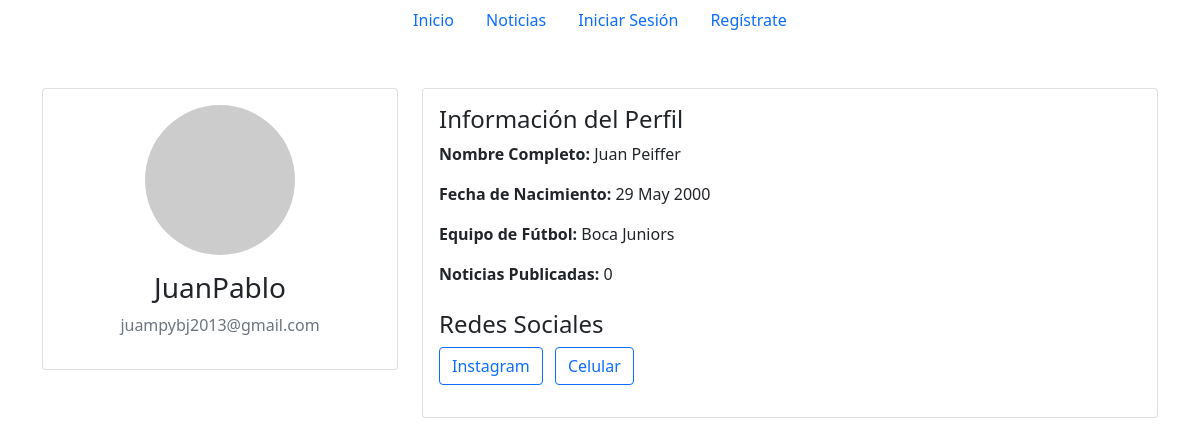
/usuario/3/, run on an earlier commit of the app's database.
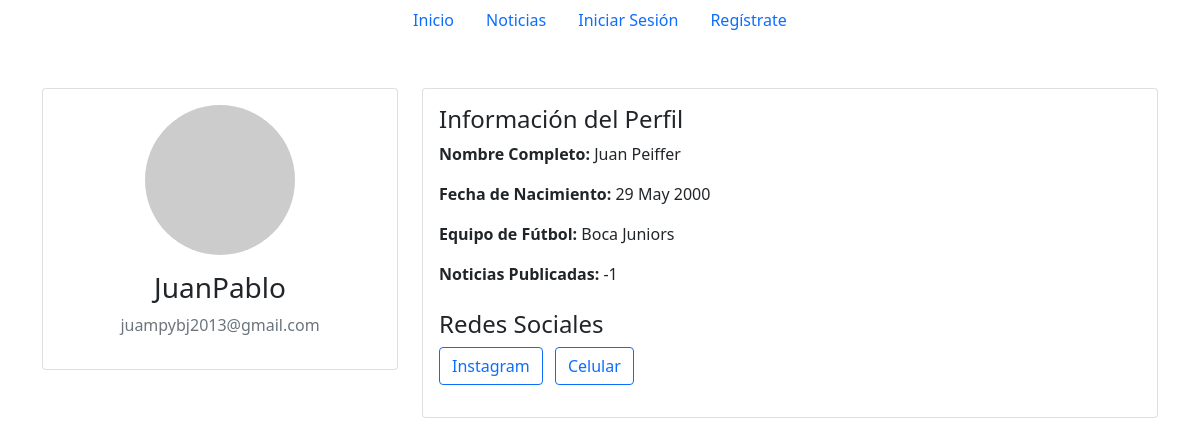
And on a later commit of the database.
### usuarios/models.py (models this page shows, shortened)
class CustomUser(AbstractUser):
    profile_image = models.ImageField(upload_to='profile_images/', null=True, blank=True)
    fecha_nacimiento = models.DateField(null=True, blank=True)
    equipo = models.ForeignKey(EquipoFutbol, on_delete=models.CASCADE, null=True, blank=True)
    twitter = models.CharField(max_length=35, null=True, blank=True)
    celular = models.CharField(max_length=15, null=True, blank=True)
    facebook = models.CharField(max_length=55, null=True, blank=True)
    instagram = models.CharField(max_length=35, null=True, blank=True)
    noticias_publicadas = models.IntegerField(default=0)
    class Meta:
        verbose_name = 'Usuario'
        verbose_name_plural = 'Usuarios'

### equipos/models.py (models this page shows, shortened)
class EquipoFutbol(models.Model):
    nombre = models.CharField(max_length=150)
    url = models.CharField(max_length=150, blank=True, null=True)
    class Meta:
        verbose_name = 'Equipo Futbol'
        verbose_name_plural = 'Equipos de Futbol'

### usuarios/views.py (the view)
# urls.py: path('usuario/<int:usuario_id>/', views.usuario, name='usuario'),
def usuario(request, usuario_id): # Ver Usuario
    usuario = get_object_or_404(User, pk=usuario_id)
    return render(request, 'user.html', {'usuario' : usuario})

### mundo_futbol/context_processors.py (called while the page is built)
def football_api_key(request):
    return {'FOOTBALL_API_KEY': settings.FOOTBALL_API_KEY}

def user_permissions(request):
    if request.user.is_authenticated:
        return {
            'user_can_create_news': request.user.has_perm('noticias.add_noticia') or request.user.is_staff,
        }
    return {}

### templates/user.html (shortened to what this page needs)
{% extends 'base.html' %}
{% block content %}
<div class="container mt-5">
    <div class="row">
        <div class="col-md-4">
            <div class="card">
                <div class="card-body text-center">
                    {% if usuario.profile_image %}
                        <img src="{{ usuario.profile_image.url }}" class="rounded-circle mb-3" width="150" height="150" alt="{{ usuario }}">
                    {% else %}
                        <img src="https://via.placeholder.com/150" class="rounded-circle mb-3" alt="Default Profile Picture">
                    {% endif %}
                    <h3>{{ usuario.username }}</h3>
                    <p class="text-muted">{{ usuario.email }}</p>
                </div>
            </div>
        </div>
        <div class="col-md-8">
            <div class="card">
                <div class="card-body">
                    <h4 class="card-title">Información del Perfil</h4>
                    <p><strong>Nombre Completo:</strong> {{ usuario.first_name }} {{ usuario.last_name }}</p>
                    <p><strong>Fecha de Nacimiento:</strong> {{ usuario.fecha_nacimiento|date:"d M Y" }}</p>
                    <p><strong>Equipo de Fútbol:</strong>
                        {% if usuario.equipo %}
                            {{ usuario.equipo.nombre }}
                        {% else %}
                            No especificado
                        {% endif %}
                    </p>
                    <p><strong>Noticias Publicadas:</strong> {{ usuario.noticias_publicadas }}</p>
                    <h4 class="card-title mt-4">Redes Sociales</h4>
                    <p>
                        {% if usuario.instagram %}
                            <a href="https://www.instagram.com/{{ usuario.instagram }}" class="btn btn-outline-primary me-2" target="_blank">
                                 Instagram
                            </a>
                        {% endif %}
                        {% if usuario.celular %}
                            <a href="tel:{{ usuario.celular }}" class="btn btn-outline-primary me-2">
                                 Celular
                            </a>
                        {% endif %}
                    </p>
                </div>
            </div>
        </div>
    </div>
</div>
{% endblock %}

What changed in the data, as far as the page shows it:
changed CustomUser "JuanPablo": noticias_publicadas "0" → "-1"
